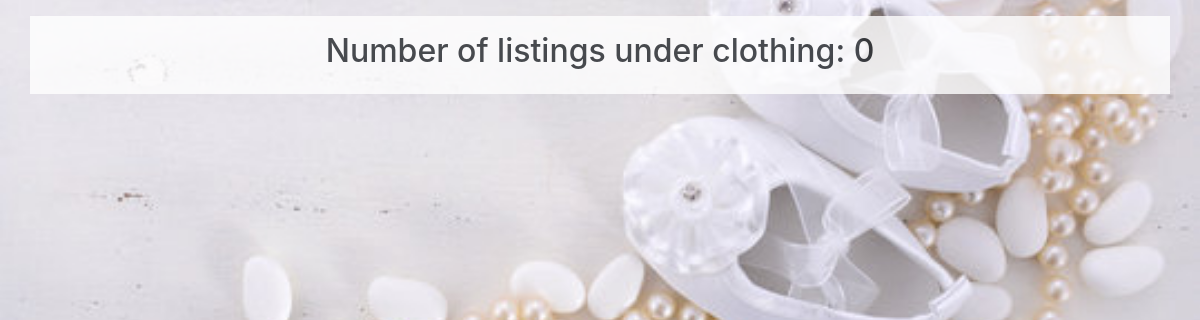
/misc/show_bcategory.php?cat=clothing, run on an earlier commit of the app's database.
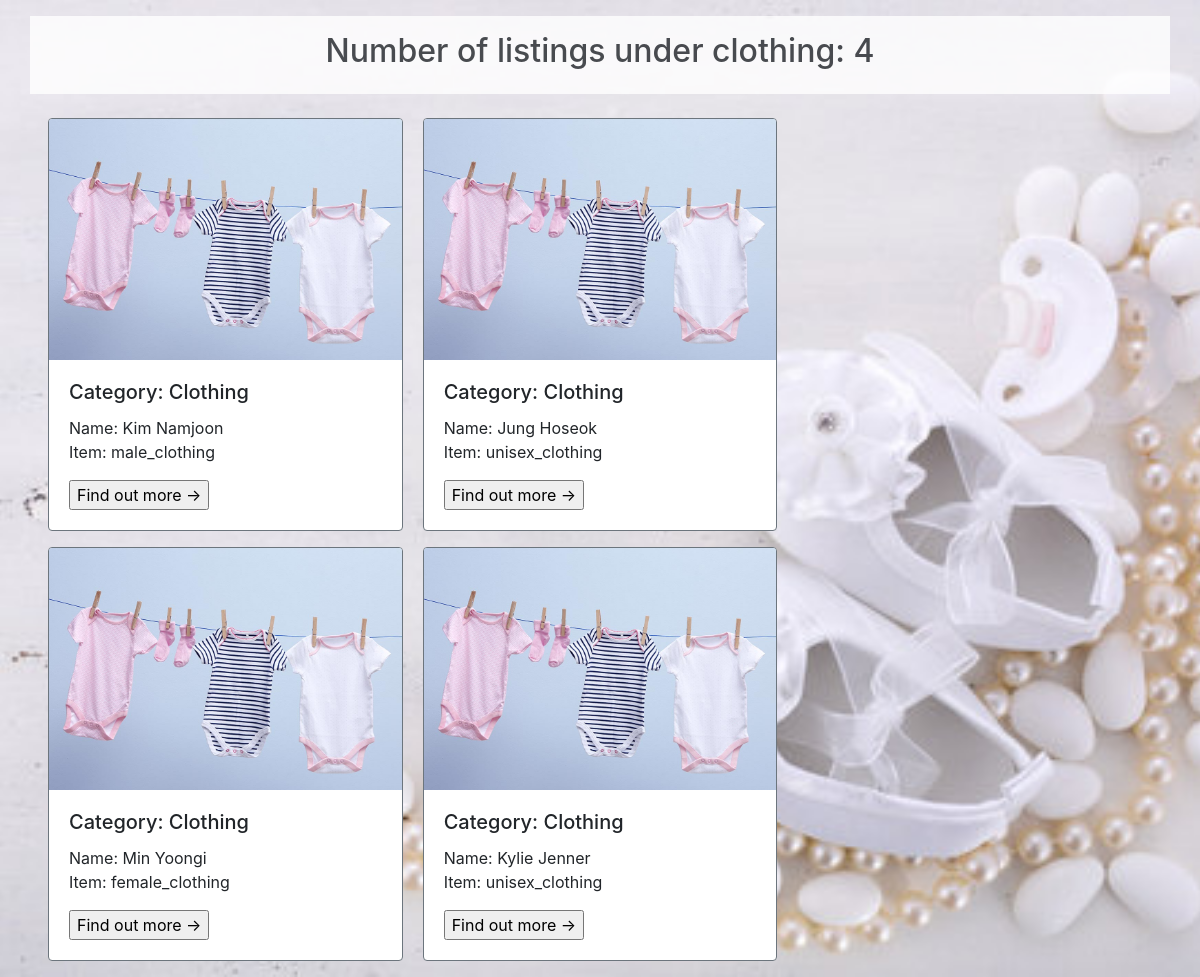
And on a later commit of the database.
### tables this page shows
CREATE TABLE if not exists donorlisting (
  username varchar(256) NOT NULL,
  category varchar(256) NOT NULL,
  item varchar(256) NOT NULL,
  quantity varchar(256) NOT NULL,
  itemcondition varchar(256) NOT NULL
);

### database/DonationDAO.php (called while the page is built, shortened)
<?php
  class DonationDAO {
    public function getDonationByCat($category) {
      $connMgr = new ConnectionManager();
      $pdo = $connMgr->connect();
      $sql = 'SELECT username, category, item FROM donorlisting where category = :category';
      $stmt = $pdo->prepare($sql);
      $stmt->bindParam(':category', $category, PDO::PARAM_STR);
      $stmt->execute();
      $result = [];
      $stmt->setFetchMode(PDO::FETCH_ASSOC);
      while($row = $stmt->fetch()) {
        $result[] = new Donation($row['username'], $row['category'], $row['item']);
      }
      return $result;
    }
  }
?>

### database/common.php (called while the page is built, shortened)
<?php
spl_autoload_register(function($class) {
    $path = $class . ".php";
});
?>

### database/Donation.php (called while the page is built)
<?php
    class Donation{
        private $username;
        private $category;
        private $item;
        public function __construct($username, $category, $item){
            $this->username = $username;
            $this->category = $category;
            $this->item = $item;
        }
        public function getName(){
            return $this->username;
        }
        public function getCategory(){
            return $this->category;
        }
        public function getItem() {
            return $this->item;
        }
    }
?>

### misc/show_bcategory.php (the view, shortened to what this page needs)
<?php
    require_once "../database/common.php";
?>
<!DOCTYPE html>
<html lang="en">
<head>
    <link rel="stylesheet" href="https://stackpath.bootstrapcdn.com/bootstrap/4.5.2/css/bootstrap.min.css">
</head>
<body>
    <?php
        $category = $_GET["cat"];
        $dao = new DonationDAO;
        $listings = $dao->getDonationByCat($category);
        $count = count($listings);
        echo "<div class='container text-center p-3 mt-3 heading'> <h2>Number of listings under {$category}: {$count}</h2></div>";
        echo "<br>";
        echo "<div class='card-columns px-5'>";
        foreach ($listings as $listing){
            echo "<div class='card border-secondary mb-3'>";
            if ($listing->getCategory() == 'clothing') {
                echo "<img class='card-img-top' src='../images/cardclothes.jpg' alt='Card image cap'>";
            }
            elseif ($listing->getCategory() == 'toys') {
                echo "<img class='card-img-top' src='../images/cardtoys.jpg' alt='Card image cap'>";
            }
            elseif ($listing->getCategory() == 'hygiene') {
                echo "<img class='card-img-top' src='../images/cardhygiene.jpg' alt='Card image cap'>";
            }
            echo"
            <div class='card-body'>
                <form action='./display_bpopup.php'>
                    <h5 class='card-title'>Category: "; echo ucfirst($listing->getCategory()); echo"</h5>
                    <p class='card-text'>Name: {$listing->getName()}<br>Item: {$listing->getItem()}<br> </p>
                    <input type='hidden' name='u_name' value='{$listing->getName()}'>
                    <input type='submit' value='Find out more &#8594;'>
                </form>
            </div>
        </div>";
        }
        ?>
    </div>
</body>
</html>

### misc/show_bcategory.php (style rules this page uses)
body { background-image: url("../images/showcatHygiene.jpg"); background-position: center; background-repeat: no-repeat; background-size: cover; }
.heading { background-color: white; opacity: 0.8; }

What changed in the data, as far as the page shows it:
added donorlisting: category "clothing", category "Clothing", username "Kylie Jenner", item "unisex_clothing"
added donorlisting: category "Clothing", username "Kim Namjoon", item "male_clothing"
added donorlisting: category "Clothing", username "Min Yoongi", item "female_clothing"
added donorlisting: category "Clothing", username "Jung Hoseok", item "unisex_clothing"
Also different on the page:
$count: "0" → "4"
$category: "clothing" → (not shown)
